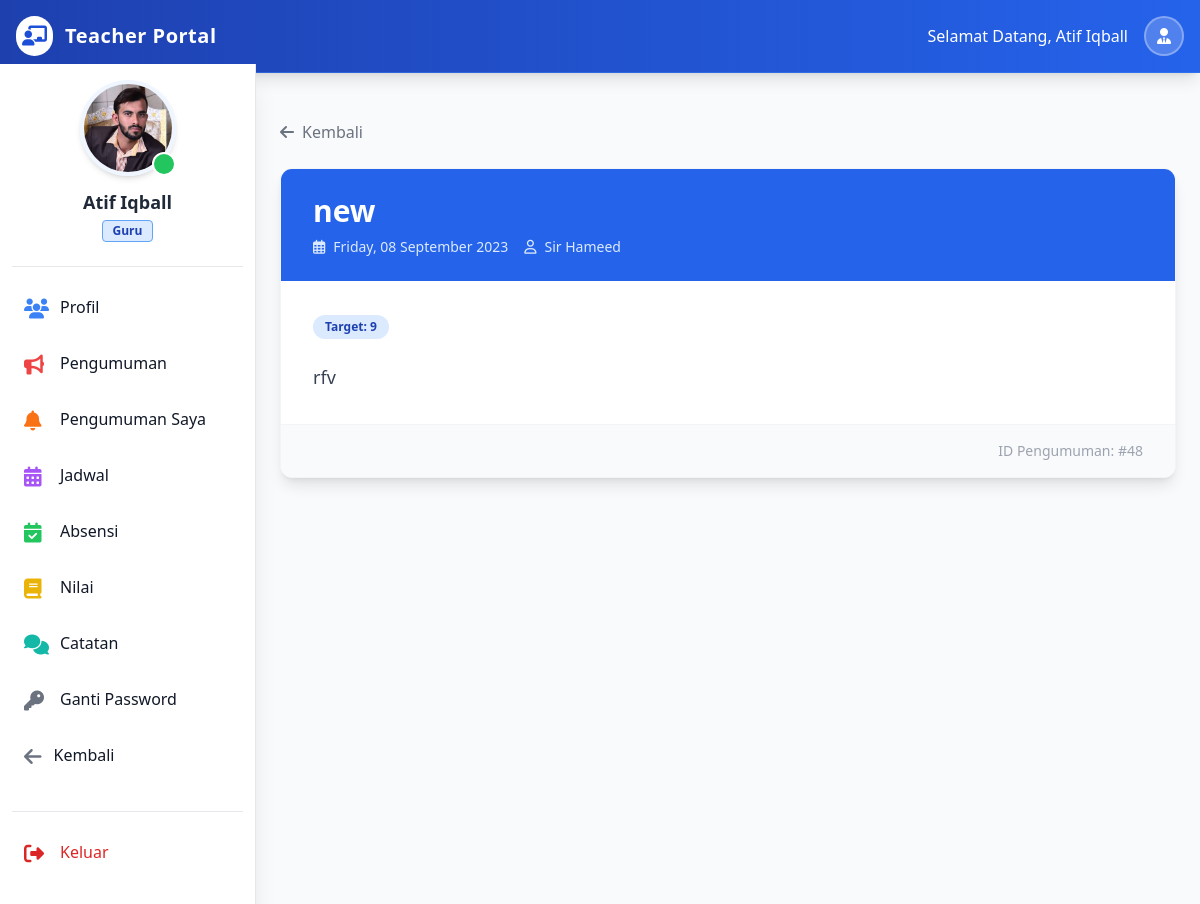
Page /guru/index.php?lihat_pengumuman_id=48 (signed in) on the committed database.
### tables this page shows
CREATE TABLE `guru` (
  `id_guru` int NOT NULL,
  `nama_guru` varchar(100) NOT NULL,
  `email_guru` varchar(100) NOT NULL,
  `password_guru` varchar(200) NOT NULL,
  `tanggal_lahir_guru` date NOT NULL,
  `foto_guru` varchar(300) NOT NULL,
  `mapel_guru` varchar(50) NOT NULL,
  `telepon_guru` varchar(30) NOT NULL,
  `alamat_guru` varchar(100) NOT NULL,
  `umur_guru` int NOT NULL,
  `jekel_guru` enum('Laki_Laki','Perempuan') NOT NULL,
  `status_guru` enum('Aktif','Disable') NOT NULL DEFAULT 'Aktif',
  `tanggal_regis_guru` datetime NOT NULL DEFAULT CURRENT_TIMESTAMP
);

CREATE TABLE `pengumuman` (
  `id_pengumuman` int NOT NULL,
  `judul_pengumuman` varchar(50) NOT NULL,
  `ket_pengumuman` varchar(300) NOT NULL,
  `p_id_kelas` int DEFAULT NULL,
  `p_id_kirim` int NOT NULL,
  `pengirim` varchar(50) NOT NULL,
  `tanggal_pengumuman` datetime NOT NULL DEFAULT CURRENT_TIMESTAMP
);

CREATE TABLE `kelas` (
  `id_kelas` int NOT NULL,
  `nama_kelas` varchar(50) NOT NULL,
  `nama_mapel` varchar(300) NOT NULL,
  `nama_seksi` varchar(50) NOT NULL,
  `k_id_guru` int NOT NULL,
  `created_at` datetime NOT NULL DEFAULT CURRENT_TIMESTAMP
);

### guru/lihat_pengumuman.php (the view)
<div class="p-4 sm:ml-64">
    <div class="max-w-4xl mx-auto mt-10">
        <?php
        if (isset($_GET['lihat_pengumuman_id'])) {
            $view_notice_id = $_GET['lihat_pengumuman_id'];
            $notice_sql = "SELECT * FROM `pengumuman` WHERE `id_pengumuman` = $view_notice_id";
            $notice_result = $conn->query($notice_sql);
            if ($notice_result->num_rows > 0) {
                 $notice_row = $notice_result->fetch_assoc();
                $class_name = "Semua Kelas";
                if($notice_row['p_id_kelas']){
                    $notice_class_id = $notice_row['p_id_kelas'];
                    $class_result = $conn->query("SELECT nama_kelas FROM kelas WHERE id_kelas = '$notice_class_id'");
                    if($class_row = $class_result->fetch_assoc()){
                        $class_name = $class_row['nama_kelas'];
                    }
                }
        ?>
            <div class="mb-6">
                 <a href="javascript:history.back()" class="inline-flex items-center text-gray-500 hover:text-gray-700 transition">
                    <i class="fas fa-arrow-left mr-2"></i> Kembali
                </a>
            </div>
            <div class="bg-white rounded-xl shadow-lg border border-gray-100 overflow-hidden">
                <div class="bg-blue-600 px-8 py-6">
                    <h1 class="text-3xl font-bold text-white mb-2"><?= htmlspecialchars($notice_row['judul_pengumuman']) ?></h1>
                    <div class="flex items-center space-x-4 text-blue-100 text-sm">
                         <span class="flex items-center">
                            <i class="far fa-calendar-alt mr-2"></i> <?= date('l, d F Y', strtotime($notice_row['tanggal_pengumuman'])) ?>
                         </span>
                         <span class="flex items-center">
                             <i class="far fa-user mr-2"></i> <?= htmlspecialchars($notice_row['pengirim']) ?>
                         </span>
                    </div>
                </div>
                <div class="p-8">
                     <span class="inline-block bg-blue-100 text-blue-800 text-xs font-semibold px-3 py-1 rounded-full mb-6">
                        Target: <?= htmlspecialchars($class_name) ?>
                    </span>
                    <div class="prose max-w-none text-gray-700 leading-relaxed text-lg">
                        <?= nl2br(htmlspecialchars($notice_row['ket_pengumuman'])) ?>
                    </div>
                </div>
                <div class="bg-gray-50 px-8 py-4 border-t border-gray-100 flex justify-end">
                     <span class="text-sm text-gray-400">ID Pengumuman: #<?= $notice_row['id_pengumuman'] ?></span>
                </div>
            </div>
        <?php
            } else {
                echo "<div class='text-center py-10 text-gray-500'>Pengumuman tidak ditemukan.</div>";
            }
        }
        ?>
    </div>
</div>

### guru/partials/teacher_sidebar.php (shortened to what this page needs)
<?php
    require_once('../partials/_connection.php');
    $teacher_id = $_SESSION['teacher_id'];
    $sidebar_sql = "SELECT * FROM `guru` WHERE id_guru = '$teacher_id'";
    $sidebar_result = $conn->query($sidebar_sql);
    if ($sidebar_result && $sidebar_result->num_rows > 0) {
        $sidebar_row = $sidebar_result->fetch_assoc();
        $teacher_pic = $sidebar_row['foto_guru'];
        $teacher_name = $sidebar_row['nama_guru'];
    } else {
        $teacher_pic = $_SESSION['teacher_pic'];
        $teacher_name = $_SESSION['teacher_name'];
        $teacher_email = $_SESSION['teacher_email'];
    }
?>
<aside class="fixed left-0 top-16 w-64 h-full bg-white shadow-xl overflow-y-auto border-r border-gray-200 z-40 transition-transform -translate-x-full sm:translate-x-0" id="logo-sidebar" aria-label="Sidebar">
    <div class="h-full px-3 py-4 overflow-y-auto bg-white pb-24">
        <div class="flex flex-col items-center pb-6 border-b border-gray-200 mb-4">
            <div class="relative">
                <img class="w-24 h-24 rounded-full object-cover border-4 border-blue-50 shadow-md" src="../admin/admin_images/registration/<?= $teacher_pic ?>" alt="Profile" onerror="this.src='https://ui-avatars.com/api/?name=<?= urlencode($teacher_name) ?>&background=random'">
                <div class="absolute bottom-0 right-0 w-6 h-6 bg-green-500 border-2 border-white rounded-full"></div>
            </div>
            <h5 class="mt-3 text-lg font-bold text-gray-800 text-center"><?= htmlspecialchars($teacher_name) ?></h5>
            <div class="flex flex-col items-center text-sm text-gray-500 mt-1">
                <span class="bg-blue-100 text-blue-800 text-xs font-semibold px-2.5 py-0.5 rounded border border-blue-400">Guru</span>
            </div>
        </div>
        <ul class="space-y-2 font-medium">
            <li>
                <a href="index.php?profil" class="flex items-center p-3 text-gray-900 rounded-lg hover:bg-blue-50 group transition duration-200">
                    <i class="fas fa-users w-6 h-6 text-xl text-blue-500 group-hover:text-blue-700"></i>
                    <span class="ml-3 group-hover:translate-x-1 transition-transform">Profil</span>
                </a>
            </li>
            <li>
                <a href="index.php?pengumuman" class="flex items-center p-3 text-gray-900 rounded-lg hover:bg-blue-50 group transition duration-200">
                    <i class="fas fa-bullhorn w-6 h-6 text-xl text-red-500 group-hover:text-red-700"></i>
                    <span class="ml-3 group-hover:translate-x-1 transition-transform">Pengumuman</span>
                </a>
            </li>
            <li>
                <a href="index.php?pengumuman_saya" class="flex items-center p-3 text-gray-900 rounded-lg hover:bg-blue-50 group transition duration-200">
                    <i class="fas fa-bell w-6 h-6 text-xl text-orange-500 group-hover:text-orange-700"></i>
                    <span class="ml-3 group-hover:translate-x-1 transition-transform">Pengumuman Saya</span>
                </a>
            </li>
            <li>
                <a href="index.php?jadwal" class="flex items-center p-3 text-gray-900 rounded-lg hover:bg-blue-50 group transition duration-200">
                    <i class="fas fa-calendar-alt w-6 h-6 text-xl text-purple-500 group-hover:text-purple-700"></i>
                    <span class="ml-3 group-hover:translate-x-1 transition-transform">Jadwal</span>
                </a>
            </li>
            <li>
                <a href="index.php?absensi" class="flex items-center p-3 text-gray-900 rounded-lg hover:bg-blue-50 group transition duration-200">
                    <i class="fas fa-calendar-check w-6 h-6 text-xl text-green-500 group-hover:text-green-700"></i>
                    <span class="ml-3 group-hover:translate-x-1 transition-transform">Absensi</span>
                </a>
            </li>
            <li>
                <a href="index.php?nilai" class="flex items-center p-3 text-gray-900 rounded-lg hover:bg-blue-50 group transition duration-200">
                    <i class="fas fa-book w-6 h-6 text-xl text-yellow-500 group-hover:text-yellow-700"></i>
                    <span class="ml-3 group-hover:translate-x-1 transition-transform">Nilai</span>
                </a>
            </li>
            <li>
                <a href="index.php?catatan" class="flex items-center p-3 text-gray-900 rounded-lg hover:bg-blue-50 group transition duration-200">
                    <i class="fas fa-comments w-6 h-6 text-xl text-teal-500 group-hover:text-teal-700"></i>
                    <span class="ml-3 group-hover:translate-x-1 transition-transform">Catatan</span>
                </a>
            </li>
            <li>
                <a href="index.php?ganti_password" class="flex items-center p-3 text-gray-900 rounded-lg hover:bg-blue-50 group transition duration-200">
                    <i class="fas fa-key w-6 h-6 text-xl text-gray-500 group-hover:text-gray-700"></i>
                    <span class="ml-3 group-hover:translate-x-1 transition-transform">Ganti Password</span>
                </a>
            </li>
             <li>
                <a href="../index.php" class="flex items-center p-3 text-gray-900 rounded-lg hover:bg-blue-50 group transition duration-200">
                    <i class="fas fa-arrow-left w-  6 h-6 text-xl text-gray-500 group-hover:text-gray-700"></i>
                    <span class="ml-3 group-hover:translate-x-1 transition-transform">Kembali</span>
                </a>
            </li>
        </ul>
        <div class="mt-8 border-t border-gray-200 pt-4">
            <ul class="space-y-2 font-medium">
                <li>
                     <a href="index.php?logout" class="flex items-center p-3 text-red-600 rounded-lg hover:bg-red-50 group transition duration-200">
                        <i class="fas fa-sign-out-alt w-6 h-6 text-xl"></i>
                        <span class="ml-3">Keluar</span>
                    </a>
                </li>
            </ul>
        </div>
    </div>
</aside>

### guru/partials/teacher_head.php (style rules this page uses)
body { font-family: 'Inter', sans-serif; background-color: #f3f4f6; }

### rows in the picture
guru: foto_guru (picture), nama_guru "Atif Iqball"
pengumuman: judul_pengumuman "new", tanggal_pengumuman "Friday, 08 September 2023", pengirim "Sir Hameed", ket_pengumuman "rfv", id_pengumuman "48"
kelas: nama_kelas "9"

### other values in the picture
$teacher_name "Atif Iqball"
